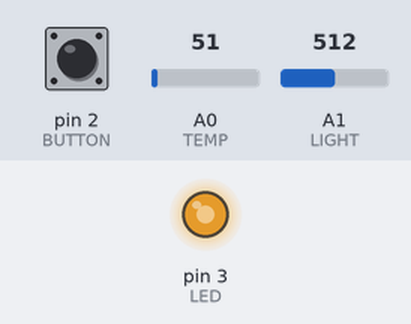
Bench run of a sketch on a simulated SparkFun Pro Micro, built with avr-gcc and run on an emulated ATmega32U4. Shown: output pins drawn as LEDs (lit = HIGH). The inputs (shaded band) are chosen by the test bench; at power-on: pin 2 (BUTTON) HIGH, A0 (TEMP) = 51, A1 (LIGHT) = 512. USB keyboard and mouse output is not drawn.

Above: at 1.2 s.
1.3 s: pin 2 (BUTTON) pulled LOW for 0.15 s
At 2.1 s:
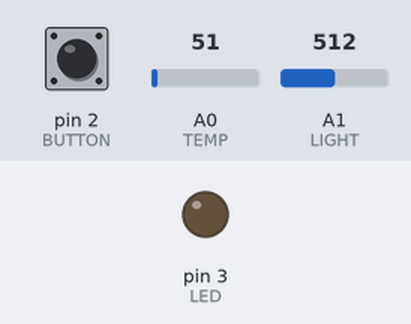
3.0 s: pin 2 (BUTTON) pulled LOW for 1 s
At 4.8 s:
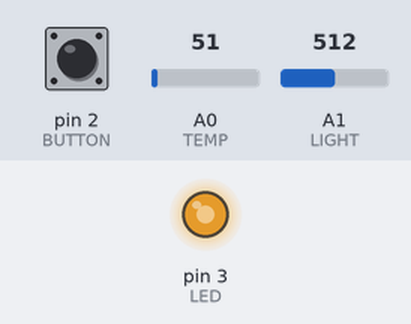
8.2 s: pin 2 (BUTTON) pulled LOW for 0.15 s
Timing chart, 0 to 11.2 s (numbered marks = the images above; inputs shaded):
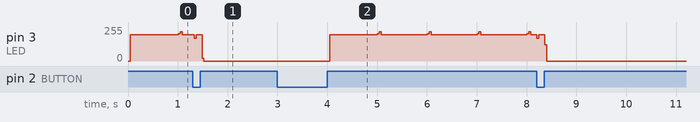

Measured:
- after the input at 3.0 s, pin 3 (LED): 0/255 → 196/255 after 1.0 s, then repeats every 1.0 s: 203/255 0.04 s, 220/255 0.04 s, 196/255 0.92 s

The sketch:

22-Data_Logging-ArduinoProMicro.ino
```cpp
/*
    Author: Quang Tran
    Date: August 6, 2019
*/

#include<Keyboard.h>

const int TEMP = 0;   // A0 pin
const int LIGHT = 1;  // A1 pin
const int LED = 3;
const int BUTTON = 2;

bool lastButton = LOW;
bool currentButton = LOW;
bool running = false;
int counter = 1;

void setup() {
  pinMode(LED, OUTPUT);
  Keyboard.begin();   // Start keyboard emulation
}

void loop() {
  currentButton = findCurrentState(lastButton);
  if (lastButton == LOW  &&  currentButton == HIGH) {
    running = !running;
  }

  lastButton = currentButton;

  if (running) {     // If logger is running
    digitalWrite(LED, HIGH);
    if (millis() % 1000 == 0) {
      int temperature = analogRead(TEMP);
      int brightness = analogRead(LIGHT);
      Keyboard.print(counter);
      Keyboard.print(",");
      Keyboard.print(temperature);
      Keyboard.print(",");
      Keyboard.println(brightness);
      ++counter;
    } else {
      digitalWrite(LED, LOW);
    }
  }
}

bool findCurrentState(bool prev) {
  int current = digitalRead(BUTTON);

  if (current != prev) {
    delay(5);
    current = digitalRead(BUTTON);
  }
  return current;
}
```
